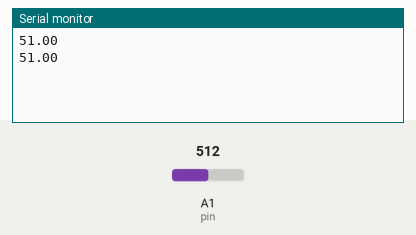
A sketch run on a simulated Arduino Uno, built with avr-gcc and run on an emulated ATmega328P. On the bench: the last lines printed to the serial monitor. Inputs (shaded band) come from the test bench; at power-on: A1 (pin) = 512.

Above: at 7.3 s.
7.4 s: A1 (pin) set to 716
At 10.6 s:
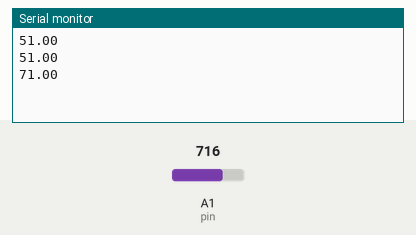
12.5 s: A1 (pin) set to 900
At 14.5 s:
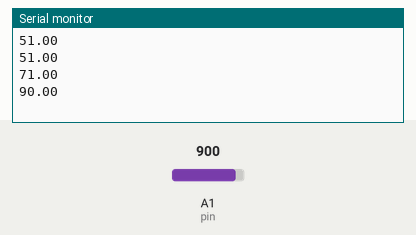
Timing chart, 0 to 16.0 s (numbered marks = the images above; inputs shaded):
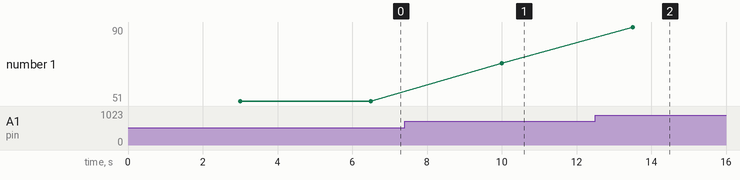

The sketch:

Practica3Arduino.ino
```cpp
#define pin 15
void setup() {
  // put your setup code here, to run once:
  Serial.begin(115200);

  //conexion.begin("ESPLIZ");
  //dht.begin();
}

void loop() {
  delay(3000);  // Espera entre lecturas (mínimo 2 segundos para DHT11)
   int h= analogRead(pin);
   float valor= map(h,1,1000,1,100);
   Serial.println(valor);
   delay(500);
}
```

Measured:
- after the input at 7.4 s, the serial monitor: prints a new line after 2.6 s (image 1)
- after the input at 12.5 s, the serial monitor: prints a new line after 1.0 s (image 2)
- plotted number 1: 51 → 71 after the input at 7.4 s, 71 → 90 after the input at 12.5 s
